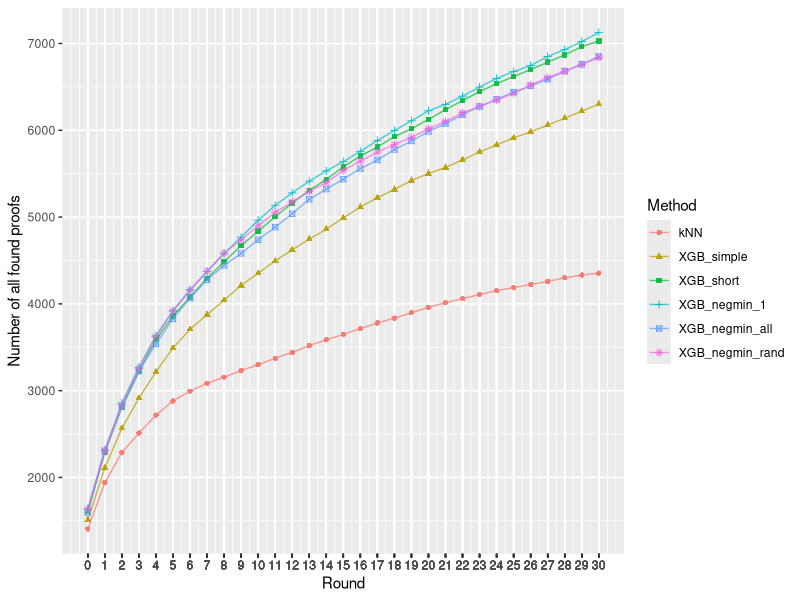
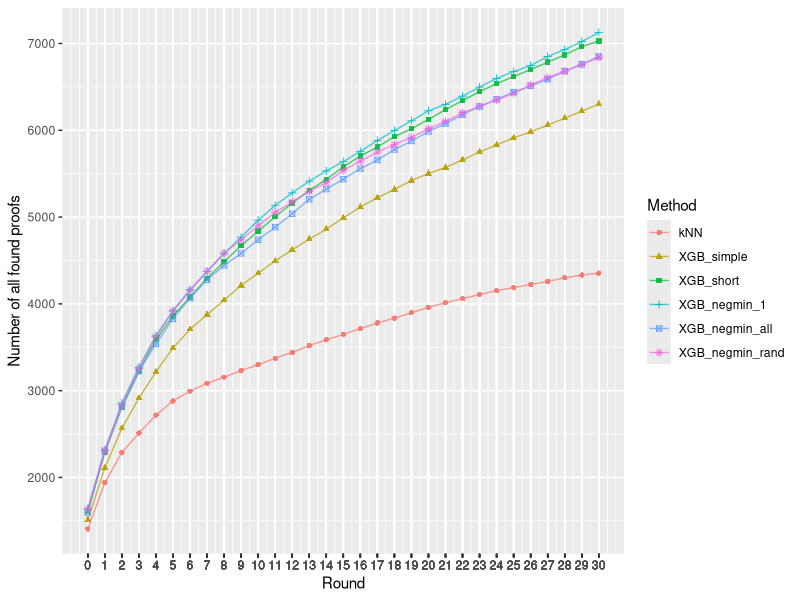

Generate these figures, in order, with R:
library(ggplot2)
library(reshape)

knn<-read.csv('data/loop_knn_mptp2078.all.csv', header=F)
simple<-read.csv('data/loop_simple_mptp2078_new.all.csv', header=F)
short<-read.csv('data/loop_short_mptp2078_new.all.csv', header=F)
negmin_1<-read.csv('data/loop_negmin_1_mptp2078_new.all.csv', header=F)
negmin_2<-read.csv('data/loop_negmin_2_mptp2078_new.all.csv', header=F)
negmin_rand<-read.csv('data/loop_negmin_rand_mptp2078_new.all.csv', header=F)
negmin_all<-read.csv('data/loop_negmin_all_mptp2078_new.all.csv', header=F)

print(knn)
print(simple)
print(short)

data<-data.frame(
	Round=seq(0,30),
	kNN=knn[1:31,],
	XGB_simple=simple[1:31,],
	XGB_short=short[1:31,],
	XGB_negmin_1=negmin_1[1:31,],
	#XGB_negmin_2=negmin_2[1:31,],
	XGB_negmin_all=negmin_all[1:31,],
	XGB_negmin_rand=negmin_rand[1:31,]
	)

data_melt<-melt(data, c("Round"))
colnames(data_melt)<-c("Round", "Method", "Number of all found proofs")
print(data_melt)

ggplot(data_melt, aes(x=`Round`, y=`Number of all found proofs`)) +
	geom_point(aes(color=Method, shape=Method), alpha=0.9) +
	geom_line(aes(color=Method), alpha=0.7) +
	scale_y_continuous(breaks=c(2000,3000,4000,5000,6000,7000)) +
	scale_x_continuous(breaks=data_melt$Round)
#	theme(axis.text.x=element_text(angle=31,hjust=1,vjust=1))
ggsave('loops_all.png', device='png', height=4, width=7.8, dpi=800)
